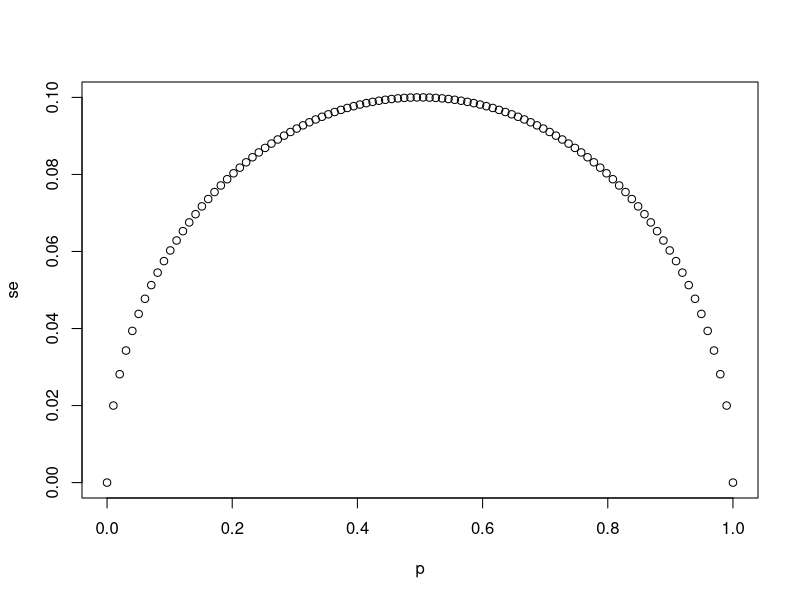
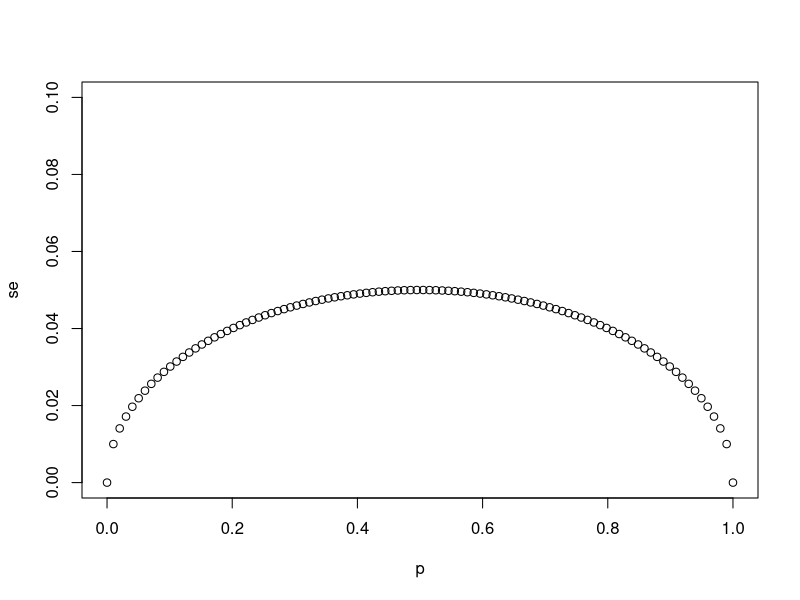
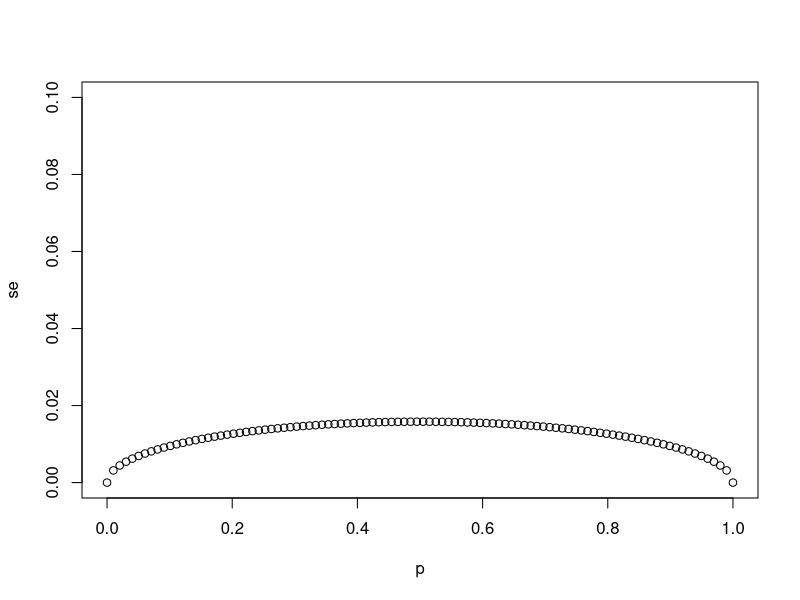

Write R code to recreate these figures, in order.

# The vector `p` contains 100 proportions of Democrats ranging from 0 to 1 using the `seq` function
p <- seq(0, 1, length = 100)

# The vector `sample_sizes` contains the three sample sizes
sample_sizes <- c(25, 100, 1000)

# Write a for-loop that calculates the standard error `se` for every value of `p` for each of the three samples sizes `N` in the vector `sample_sizes`. Plot the three graphs, using the `ylim` argument to standardize the y-axis across all three plots.
for (N in sample_sizes)
{
  se <- sqrt(p*(1-p)/N)
  plot(p,se, ylim=c(0, 0.1))
  
  
}
